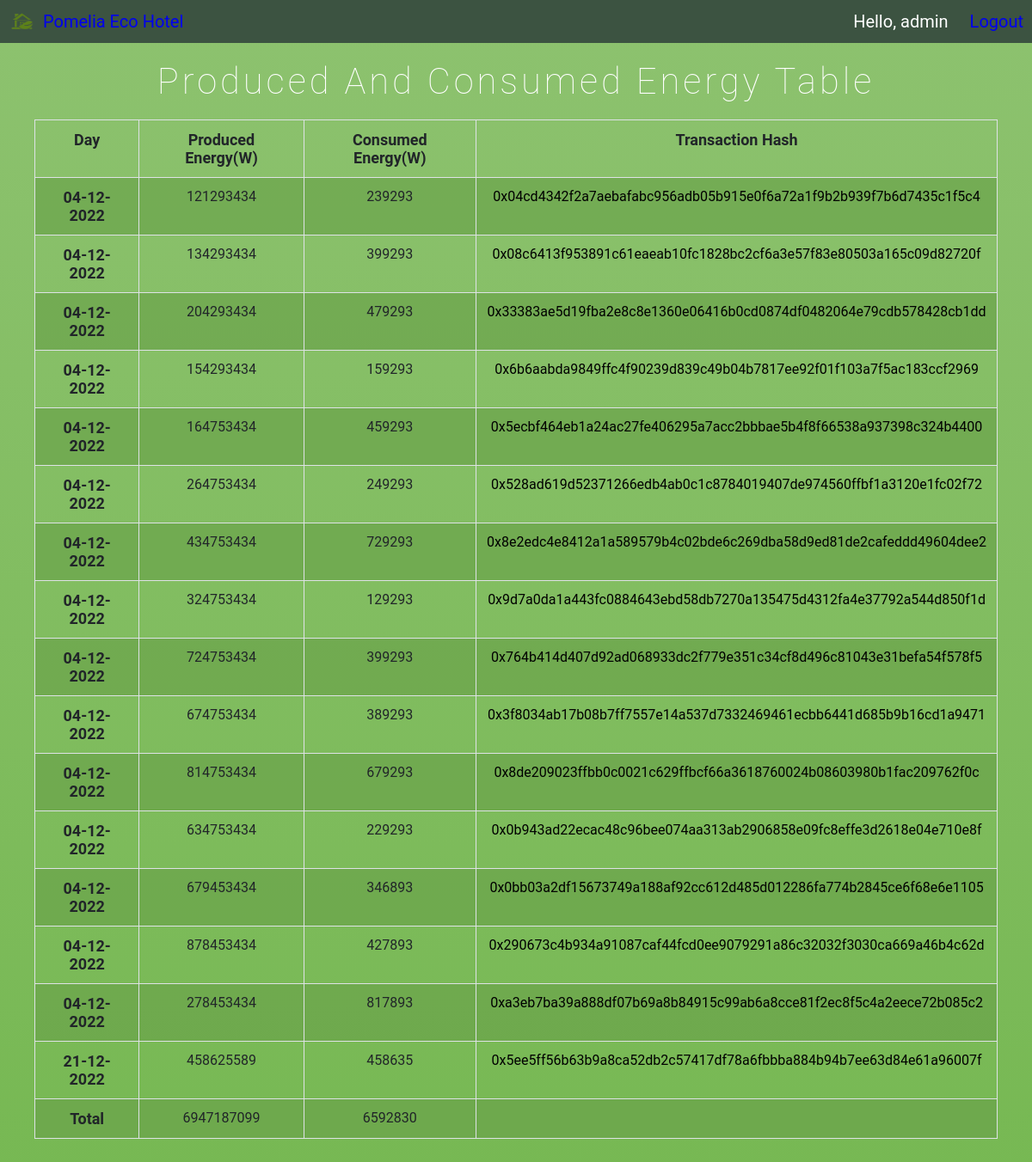
The page /consumi/ (signed in) on the database its author committed.
### accounts/models.py (models this page shows, shortened)
class Consumi(models.Model):
    datetime = models.DateTimeField(auto_now_add=True)
    produced_energy_in_watt = models.TextField()
    consumed_energy_in_watt = models.TextField()
    hash = models.CharField(max_length=32, default=None, null=True)
    hash2 = models.CharField(max_length=32, default=None, null=True)
    txId=models.CharField(max_length=66, default=None, null=True)

### accounts/views.py (the view, shortened to what this page needs)
# urls.py: path('consumi/', views.consumiPage, name='consumi'),
@csrf_exempt
@login_required(login_url='login')
def consumiPage(request):
    data = Consumi.objects.all()
    totaleP = 0
    totaleC = 0
    for object in data:
        totaleP += int(object.produced_energy_in_watt)
        totaleC += int(object.consumed_energy_in_watt)
    return render(request, 'accounts/consumi.html',  {'data': data, 'totaleP': totaleP, 'totaleC': totaleC})

### accounts/templates/accounts/consumi.html (shortened to what this page needs)
{% extends 'accounts/common.html' %} {% block content %}
<div class="wrapper-nav">
  <div class="table-wrap">
    <h1>Produced and Consumed Energy Table</h1>
    <table class="table">
      <thead>
        <tr>
          <th>Day</th>
          <th>Produced Energy(W)</th>
          <th>Consumed Energy(W)</th>
          <th>Transaction Hash</th>
        </tr>
      </thead>
      <tbody>
        {% for object in data %}
        <tr>
          <th>{{object.datetime|date:'d-m-Y'}}</th>
          <td>{{object.produced_energy_in_watt}}</td>
          <td>{{object.consumed_energy_in_watt}}</td>
          <td>
            <a
              href="https://goerli.etherscan.io/tx/{{object.txId}}"
              target="_blank"
              >{{object.txId}}</a
            >
          </td>
        </tr>
        {% endfor %} {% if request.user.is_staff %}
        <tr>
          <th>Total</th>
          <td>{{totaleP}}</td>
          <td>{{totaleC}}</td>
          <td></td>
        </tr>
        {% endif %}
      </tbody>
    </table>
  </div>
  <ul class="colorlib-bubbles">
  </ul>
</div>
{% endblock %}

### accounts/templates/accounts/common.html (shortened to what this page needs)
{% load static %}
<!DOCTYPE html>
<html lang="it">
  <head>
    <link
      href="{% static '/css/style.css' %}"
      rel="stylesheet"
      type="text/css"
      media="all"
    />
  </head>
  <body>
    <nav class="navbar">
      <div class="nav-elem">
        <a class="logo" href="{% url 'home' %}">
          {% load static %}
          <img
            src="{% static '/img/logo.png' %}"
            alt=""
            width="30"
            height="24"
            class="img"
          />
          Pomelia Eco Hotel
        </a>
      </div>
      <div class="nav-elem">
        <span class="hello-msg">Hello, {{request.user}}</span>
        <span> <a href="{% url 'logout' %}">Logout</a></span>
      </div>
    </nav>
    {% block content %} {% endblock %}
  </body>
</html>

### accounts/static/css/style.css (style rules this page uses)
.navbar { display: flex; position: fixed; justify-content: space-between; align-items: center; background-color: rgb(60, 83, 65); height: 50px; width: 100%; text-decoration: none; font-size: 20px; color: white; z-index: 10; top: 0; }
.nav-elem { padding: 10px; }
.logo { display: flex; align-items: center; }
.hello-msg { margin-right: 20px; }
.img { margin-right: 10px; }
.wrapper-nav { z-index: 9; height: 100%; width: 100%; }
.table-wrap { display: flex; flex-direction: column; padding: 70px 20px; }
.table { color: #212529; margin: 20px; border-collapse: collapse; overflow-x: scroll; }
.table th, .table td { padding: 0.75rem; vertical-align: top; border: 1px solid #dee2e6; text-align: center; text-decoration: none; }
tbody tr:nth-child(odd) { background-color: rgba(106, 163, 75, 0.692); }
.table thead { font-weight: bold; font-size: 18px; }
.table tbody tr th { font-weight: bold; font-size: 18px; }
.table a { text-decoration: none; color: black; }
html, body, div, span, applet, object, iframe, h1, h2, h3, h4, h5, h6, p, blockquote, pre, a, abbr, acronym, address, big, cite, code, del, dfn, em, img, ins, kbd, q, s, samp, small, strike, strong, sub, sup, tt, var, b, u, i, dl, dt, dd, ol, nav ul, nav li, fieldset, form, label, legend, table, caption, tbody, tfoot, thead, tr, th, td, article, aside, canvas, details, embed, figure, figcaption, footer, header, hgroup, menu, nav, output, ruby, section, summary, time, mark, audio, video { margin: 0; padding: 0; border: 0; font-size: 100%; font: inherit; vertical-align: baseline; }
html, body { height: 100%; }
article, aside, details, figcaption, figure, footer, header, hgroup, menu, nav, section { display: block; }
ol, ul { list-style: none; margin: 0px; padding: 0px; }
table { border-collapse: collapse; border-spacing: 0; }
a { text-decoration: none; }
img { max-width: 100%; }
body { background: #76b852; background: -webkit-linear-gradient(to top, #76b852, #8DC26F); background: -moz-linear-gradient(to top, #76b852, #8DC26F); background: -o-linear-gradient(to top, #76b852, #8DC26F); background: linear-gradient(to top, #76b852, #8DC26F); background-size: cover; background-attachment: fixed; font-family: 'Roboto', sans-serif; }
h1 { font-size: 3em; text-align: center; color: #fff; font-weight: 100; text-transform: capitalize; letter-spacing: 4px; font-family: 'Roboto', sans-serif; }
.colorlib-bubbles { position: absolute; top: 0; left: 0; width: 100%; height: 100%; z-index: -1; overflow: hidden; }
@media (max-width:1366px) { h1 { font-size: 2.6em; } }

### rows shown on the page
Consumi: datetime "04-12-2022", produced_energy_in_watt "121293434", consumed_energy_in_watt "239293", txId "0x04cd4342f2a7aebafabc956adb05b915e0f6a72a1f9b2b939f7b6d7435c1f5c4"
Consumi: datetime "04-12-2022", produced_energy_in_watt "134293434", consumed_energy_in_watt "399293", txId "0x08c6413f953891c61eaeab10fc1828bc2cf6a3e57f83e80503a165c09d82720f"
Consumi: datetime "04-12-2022", produced_energy_in_watt "204293434", consumed_energy_in_watt "479293", txId "0x33383ae5d19fba2e8c8e1360e06416b0cd0874df0482064e79cdb578428cb1dd"
Consumi: datetime "04-12-2022", produced_energy_in_watt "154293434", consumed_energy_in_watt "159293", txId "0x6b6aabda9849ffc4f90239d839c49b04b7817ee92f01f103a7f5ac183ccf2969"
Consumi: datetime "04-12-2022", produced_energy_in_watt "164753434", consumed_energy_in_watt "459293", txId "0x5ecbf464eb1a24ac27fe406295a7acc2bbbae5b4f8f66538a937398c324b4400"
Consumi: datetime "04-12-2022", produced_energy_in_watt "264753434", consumed_energy_in_watt "249293", txId "0x528ad619d52371266edb4ab0c1c8784019407de974560ffbf1a3120e1fc02f72"
Consumi: datetime "04-12-2022", produced_energy_in_watt "434753434", consumed_energy_in_watt "729293", txId "0x8e2edc4e8412a1a589579b4c02bde6c269dba58d9ed81de2cafeddd49604dee2"
Consumi: datetime "04-12-2022", produced_energy_in_watt "324753434", consumed_energy_in_watt "129293", txId "0x9d7a0da1a443fc0884643ebd58db7270a135475d4312fa4e37792a544d850f1d"
Consumi: datetime "04-12-2022", produced_energy_in_watt "724753434", consumed_energy_in_watt "399293", txId "0x764b414d407d92ad068933dc2f779e351c34cf8d496c81043e31befa54f578f5"
Consumi: datetime "04-12-2022", produced_energy_in_watt "674753434", consumed_energy_in_watt "389293", txId "0x3f8034ab17b08b7ff7557e14a537d7332469461ecbb6441d685b9b16cd1a9471"
Consumi: datetime "04-12-2022", produced_energy_in_watt "814753434", consumed_energy_in_watt "679293", txId "0x8de209023ffbb0c0021c629ffbcf66a3618760024b08603980b1fac209762f0c"
Consumi: datetime "04-12-2022", produced_energy_in_watt "634753434", consumed_energy_in_watt "229293", txId "0x0b943ad22ecac48c96bee074aa313ab2906858e09fc8effe3d2618e04e710e8f"
Consumi: datetime "04-12-2022", produced_energy_in_watt "679453434", consumed_energy_in_watt "346893", txId "0x0bb03a2df15673749a188af92cc612d485d012286fa774b2845ce6f68e6e1105"
Consumi: datetime "04-12-2022", produced_energy_in_watt "878453434", consumed_energy_in_watt "427893", txId "0x290673c4b934a91087caf44fcd0ee9079291a86c32032f3030ca669a46b4c62d"
Consumi: datetime "04-12-2022", produced_energy_in_watt "278453434", consumed_energy_in_watt "817893", txId "0xa3eb7ba39a888df07b69a8b84915c99ab6a8cce81f2ec8f5c4a2eece72b085c2"
Consumi: datetime "21-12-2022", produced_energy_in_watt "458625589", consumed_energy_in_watt "458635", txId "0x5ee5ff56b63b9a8ca52db2c57417df78a6fbbba884b94b7ee63d84e61a96007f"

### other values the page prints
{{ request.user }} "admin"
{{ totaleP }} "6947187099"
{{ totaleC }} "6592830"
